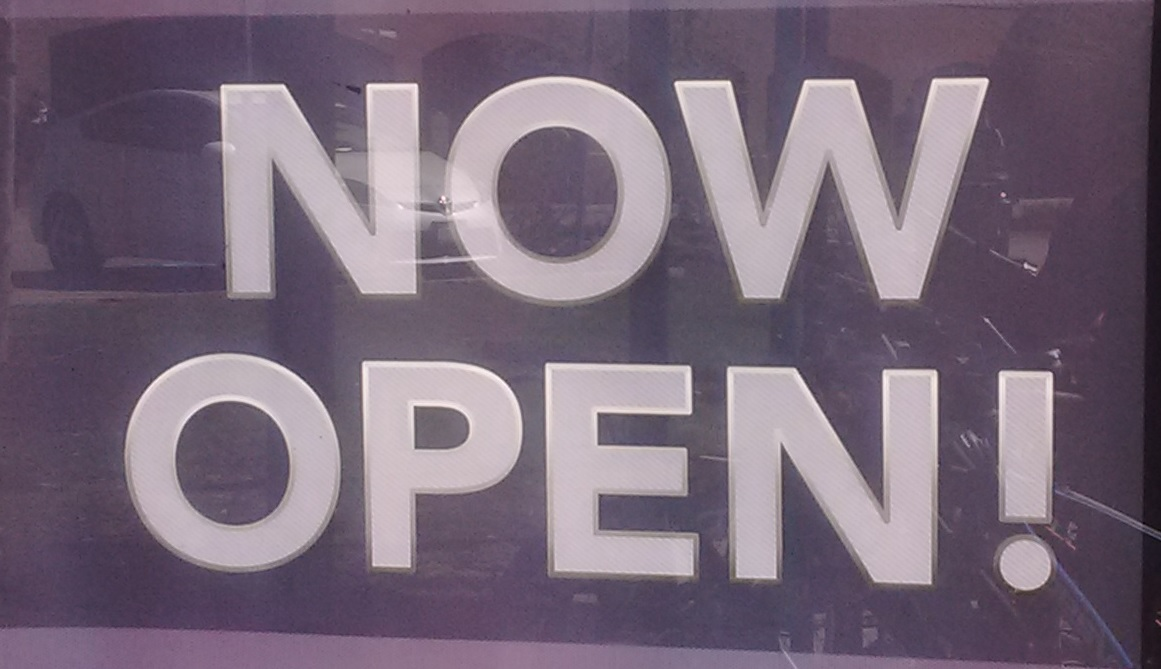
%> input picture Project Work/myDataSet/101.jpg, 1161 x 669 px, given in place of 38.jpg, which was not available
$ octave --eval "oldVersion;"   (GNU Octave 9; MATLAB toolbox functions it lacks are replaced by stand-ins)
%> lines starting %> are read from the running program, lines starting %| are printed output that depends on the picture; in (x1, y1, x2, y2) boxes, pixels count from 0 and x2, y2 are one past the last pixel; in counts of white or black regions, pixels touching at a corner belong together; the program's own positions count from 1; pictures that were not available may be replaced by others from this repository, and a replacement may not be noted
### Project Work/fg_coordinates.m
function indicies=fg_coordinates(lbl,counter)


        [row,col] =find(lbl==counter);

        fg_indices  = sub2ind( size(lbl), round(row), round(col) );
        %indicies=datasample(fg_indices',ceil((size(fg_indices,1))));
        indicies=fg_indices;


end

### Project Work/geo_filter.m
function [image ,unwanted]=geo_filter(image)
% Implemnation of geomatric filter
area=[];
length=[];
width=[];
unwanted=[];
dim=[];
imageArea=size(image,1)*size(image,2);
bg=mode(image(:));
%%%%%%%%%%%%%%%%%%%%%%%%%%%%%%%%%%%%%%%%%%%%%%%%%%%%%%%%%%%%%%% Round 1

for obj=1:max(max(image))
    if obj~=bg
        fg_indices=fg_coordinates(image,obj);
        [I,J] = ind2sub(size(image),fg_indices);
        minI=min(I);
        minJ=min(J);
        maxI=max(I);
        maxJ=max(J);
        major=max([maxJ-minJ,maxI-minI]);
        minor=min([maxJ-minJ,maxI-minI]);
        major_tilted=CalcDistance([minI,minJ],[maxI,maxJ]);

        % [4 lines of commented-out code are left out]
        component=zeros(size(image)) ;
        component(fg_indices)=1;
        stats = regionprops('table',component,'Centroid','MajorAxisLength','MinorAxisLength');
        minor_tilted=stats.MinorAxisLength;
        major_tilted=stats.MajorAxisLength;
        if size(fg_indices,1)<10

            unwanted=[unwanted;fg_indices];
            %figure,imagesc(component)
            %title('Size');
        elseif maxJ-minJ>.8*size(image,2)
            %image(fg_indices)=-1;
            unwanted=[unwanted;fg_indices];
            %figure,imagesc(component)
            %title('height');
        elseif  major_tilted>.8*size(image,1)
            %image(fg_indices)=-1;
            unwanted=[unwanted;fg_indices];
            %figure,imagesc(component)
            %title('Width');
        elseif  major_tilted/minor_tilted  > 30
               image(fg_indices)=-1;
               unwanted=[unwanted;fg_indices];
              %figure,imagesc(component)
              %disp('Ratio for');
              %obj
              %title('ratio');
        elseif  (maxJ-minJ)/(maxI-minI)  > 1.8
               %image(fg_indices)=-1;
               unwanted=[unwanted;fg_indices];
               %figure,imagesc(component)
               %title('lower ratio');
        elseif minJ-5<0

            unwanted=[unwanted;fg_indices];
        elseif maxJ+5>size(image,2)
            unwanted=[unwanted;fg_indices];
        elseif minI-5 <0
            unwanted=[unwanted;fg_indices];

        elseif maxI+5>size(image,1)
            unwanted=[unwanted;fg_indices];
        elseif major_tilted<16
            unwanted=[unwanted;fg_indices];
            %figure,imagesc(component)
            %title('16');
        elseif major_tilted*minor_tilted<90
            unwanted=[unwanted;fg_indices];
            %figure,imagesc(component)
            %title('M*Min');
        elseif (maxJ-minJ)/(maxI-minI) >2 && size(fg_indices,1)<2*(major_tilted+minor_tilted)
            unwanted=[unwanted;fg_indices];

        elseif (maxI-minI)/(maxJ-minJ) >1 && size(fg_indices,1)<2*(major_tilted+minor_tilted)
            %unwanted=[unwanted;fg_indices];
        else
            cc_area=size(fg_indices,1);
            area=[area;[obj,size(fg_indices,1)]];
            length=[length;[obj,maxI-minI]];
            width=[width;[obj,maxJ-minJ]];
            dim=[dim;obj, minI,maxI,minJ,maxJ];
            % [9 lines of commented-out code are left out]


        end
    end
end

%component=zeros(size(image));
%    component(unwanted)=1;
%figure('Name','Removed By Upper Rules'),imagesc(component);

%%%%%%%%%%%%%%%%%%%%%%%%%%%%%%%%%%%%%%%%%%%%%%%%%%%%%%%%%%%%%%Round 2
if(size(area,1)>1)
    max_area=max(area);
    avg_area=mean(area(:,2));
    avg_length=mean(length(:,2));
    avg_width=mean(width(:,2));
    %minI,maxI,minJ,maxJ
    %%% removing CC which are inside other CC
    for counter=1:size(area,1)
        for inCounter=1:size(area,1)
           if(area(inCounter,2)<5*avg_area)
            if (dim(counter,2)>dim(inCounter,2) && dim(counter,3)<dim(inCounter,3)&& dim(counter,4)>dim(inCounter,4)&& dim(counter,5)<dim(inCounter,5))
                unwanted=[unwanted;fg_coordinates(image,area(counter,1))];
             %%%%% Removing CC which are partianly inside other CC
            elseif(dim(counter,2)>dim(inCounter,2)+5 && dim(counter,3)+5<dim(inCounter,3) && dim(counter,4)<dim(inCounter,5)+10 && dim(counter,5)>dim(inCounter,5)  )
                unwanted=[unwanted;fg_coordinates(image,area(counter,1))];
           end
           end
        end


        if area(counter,2)>10*avg_area
            unwanted=[unwanted;fg_coordinates(image,area(counter,1))];
            %image(fg_coordinates(image,area(counter,1)))=-1;
             %disp('Areas gtr Than 10');
        elseif  area(counter,2)<.05*avg_area
            unwanted=[unwanted;fg_coordinates(image,area(counter,1))];
            % [9 lines of commented-out code are left out]

        elseif  length(counter,2)/width(counter,2)>10*avg_length/avg_width;
              %unwanted=[unwanted;fg_coordinates(image,area(counter,1))];
         elseif  length(counter,2)/width(counter,2)<.1*avg_length/avg_width;
              %unwanted=[unwanted;fg_coordinates(image,area(counter,1))];
        end
    end

end

if(size(area,1)>1)

    avg_length=mean(length(:,2));
    avg_width=mean(width(:,2));
    %minI,maxI,minJ,maxJ

    for counter=1:size(area,1)
        if  length(counter,2)>5*avg_length;
              unwanted=[unwanted;fg_coordinates(image,area(counter,1))];
         elseif  width(counter,2)>5*avg_width;
              unwanted=[unwanted;fg_coordinates(image,area(counter,1))];
        end
    end

end
% [4 lines of commented-out code are left out]

end

% [4 lines left out: function CalcDistance, not called in this run]

### Project Work/Image_class.m
%this method calls geomatric filter and manupulate/remove non text elements after
%the exection of Geomatric filter
function [c,un_rq_indicies]=Image_class(c,im_org)

    edge_indicies=fg_coordinates(c,0);
    %c=edgeAdjestment(edge_indicies,c);
    %c(edge_indicies)=mode(c(:));
    %figure('Name','Edge Value adjestment'),imagesc(c)
    [c,un_rq_indicies]=geo_filter(c);

    un_rq_indicies=[un_rq_indicies;edge_indicies];
    c(un_rq_indicies)=mode(c(:));

    % after performing the Geomatric filter it removes too small objects
    bg_ind=mode(c(:));
    area=[];
    unwanted=[];
    for i=1:max(c(:))
        if i~=bg_ind
            fg_size=size(fg_coordinates(c,i),1);
            area=[area;i,fg_size];
        end
    end
    if(size(area,1)>0)
        maxArea=max(area(:,2));
        for i=1:size(area,1)
            if(area(i,2)< maxArea/30)
                unwanted=[unwanted;area(i,1)];

            end
        end

     notRequired=[];
     for i=1:size(unwanted)
         notRequired=[notRequired;fg_coordinates(c,unwanted(i,1))];
     end
     % [6 lines of commented-out code are left out]
     un_rq_indicies=[un_rq_indicies; notRequired];


    end
end


    %imb=im2bw(output);
    %

### Project Work/avg_bg.m
function avg=avg_bg(bg_indices,image)


    image_r=zeros(size(image(:,:,1)));
    image_g=zeros(size(image(:,:,1)));
    image_b=zeros(size(image(:,:,1)));
    [I,J] = ind2sub(size(image),bg_indices);
    for counter=1:size(I,1)

        image_r(I(counter,1),J(counter,1)) = image(I(counter,1),J(counter,1),1);
        image_g(I(counter,1),J(counter,1)) = image(I(counter,1),J(counter,1),2);
        image_b(I(counter,1),J(counter,1)) = image(I(counter,1),J(counter,1),3);

    end

    mean_r=sum(sum(image_r))/size(I,1);
    mean_g=sum(sum(image_g))/size(I,1);
    mean_b=sum(sum(image_b))/size(I,1);
    avg=[mean_r,mean_g,mean_b];
end

### Project Work/post_processing.m
function output=post_processing(im_org,c,un_rq_indicies,thr)
%After deciding the text CC received this method claculate distance between
%foreground and background, according to the method discussed in report and
%generate binary image.
%
    %figure('Name','Removed Part'),imagesc(non_text);
    bg_indicies=fg_coordinates(c,mode(c(:)));
    %[bg_org_r, bg_org_g,bg_org_b]=im_org(bg_indicies);


    avg_bg_rgb=avg_bg(bg_indicies,im_org);
    [I,J] = ind2sub(size(c),un_rq_indicies);
    for counter=1:size(I,1)
        im_org(I(counter),J(counter),1)=avg_bg_rgb(1,1);
        im_org(I(counter),J(counter),2)=avg_bg_rgb(1,2);
        im_org(I(counter),J(counter),3)=avg_bg_rgb(1,3);
    end
    %figure('Name','After Manupulations'),imshow(im_org);
    %c(bg_indicies)=0;
    %bg_maha=fg_bg_model(im_org,bg_indicies);
    output=zeros(size(c));
    tols=[];
    for obj=1:max(max(c))
        fg_indicies=fg_coordinates(c,obj);

        if(size(fg_indicies,1)>5)
            avg_fg_data = avg_bg(fg_indicies,im_org);
            tol=abs(avg_fg_data-avg_bg_rgb);
            tol=round(tol(1,1)/avg_bg_rgb(1,1)+tol(1,2)/avg_bg_rgb(1,2)+tol(1,3)/avg_bg_rgb(1,3));
            tols=[tols;[obj,tol]];
            % [5 lines of commented-out code are left out]
        end
    end
        tols;
        thr=thr*(max(tols(:,2))-min(tols(:,2)));
        output=zeros(size(c));
        fg_lbl=[];
        bg_lbl=[];
        for counter=1:size(tols,1)
            %output_temp=zeros(size(c(:)));
            if tols(counter,2)>thr
               tols(counter,1);
               fg_lbl=[fg_lbl;tols(counter,1)];
               %output_temp=reshape(output_temp,size(c));
               %figure('Name','Nops'),imagesc(output_temp);
               %output=output+output_temp;
            else
                bg_lbl=[bg_lbl;tols(counter,1)];
            end

        end
    fg_indices=[];

    for counter=1:size(fg_lbl,1)
        fg_indices= [fg_indices;   fg_coordinates(c,fg_lbl(counter))];
    end


    %fg_indices=[fg_indices;special_indices];
    output(fg_indices)=1;
    %figure('Name','Final'),imagesc(output);


    %%%%%%%%%%%%%%%%%%%%%%%%%%% RECONSIDERATION %%%%%%%%%%%%%%%%%%%%%%%%%%%
    % [17 lines of commented-out code are left out]


    end

### Project Work/Unimportant/oldVersion.m
function oldVersion

close all;
filename='38.jpg';
im=imread(filename);
%> im is the input picture: size 669x1161x3 uint8; mean R, G, B 119.2, 104.7, 120.8
figure('Name','Original'),imagesc(im);
%if(size(im,1)>512 && size(im,2)>512);
im=imresize(im,[512,512]);
%> im: size 512x512x3 uint8
%end
%67 39 need contrast enhancement
im_org=im;

im=imgaussfilt(im, 1);
%im=rgb2hsv(im);
%im=im(:,:,1);
im=rgb2gray(im);
%> im: size 512x512 uint8
im_gray=im;

im=255*im2double(im);
%> im: size 512x512 double
figure('Name','Gray'),imagesc(im);
disp('entropy');
ent=entropy(im_gray)
%> ent = 6.65
avgfilter=[1 1 1
    1 2 1
    1 1 1];
im=imfilter(im, avgfilter);
figure('Name','Smooth'),imagesc(im);
im=Greyscale_extension(im);
%> in Greyscale_extension, `a=-min(im_row);`: a = -142
%> in Greyscale_extension, `b=255/(max(im_row)-min(im_row));`: b = 0.12

figure('Name','Scaled'),imagesc(im);
[im_nc , angle_nc]=Sobel1(im);
%> in Sobel1, `imgEdgeX=imfilter(img,sobelX,'same');`:
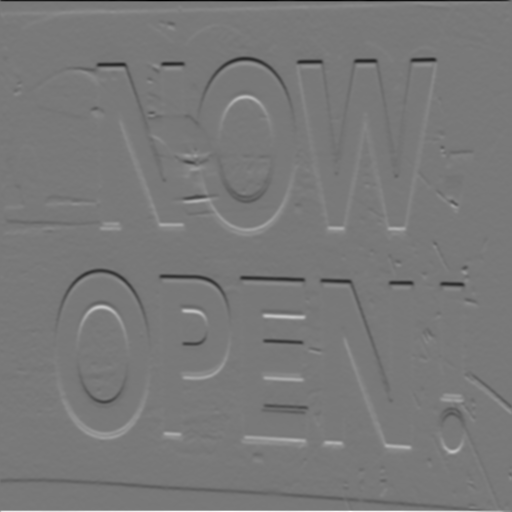
%> imgEdgeX: size 512x512 double; min -528.7, max 585.3, mean 0; drawn with min black and max white
%> in Sobel1, `imgEdgeY=imfilter(img,sobelY,'same');`:
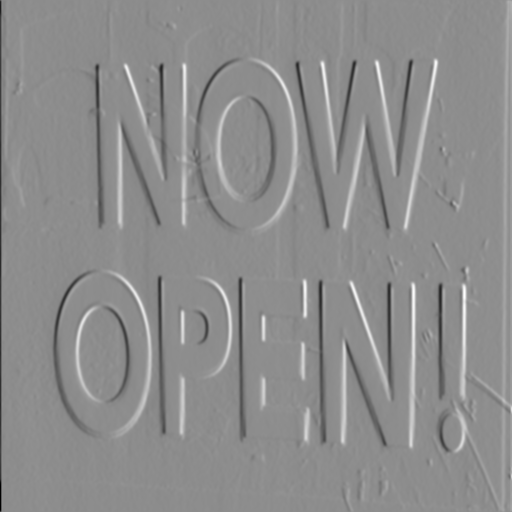
%> imgEdgeY: size 512x512 double; min -485.3, max 391.7, mean 0.3; drawn with min black and max white
%im_nc=im_nc/max(max(im_nc));

im_nc=preProcessing_fake_edge(im_nc,3.5);

figure('Name','EdgeNC'),imshow(im_nc), hold on;

%figure('Name','No Fake'),imagesc(im_nc);

preProcessing_corner(im_nc)

if(ent<7)
    %im=255./(1+exp((mean(im(:))-im)/15));
end

figure('Name','Constrasted'),imshow(im/255);
%im=im2bw(im);
%im=imdilate(im,[1,1 ; 1, 1;1,1]);
[im , angle]=Sobel1(im);


%im=combine(im,im_nc);
thr=1.4;
results=zeros(size(im));
im_fix=im;
p=512*512;
while(thr>1.4)

    im=preProcessing_fake_edge(im_fix , thr);

    im_cp=1-im;

    %figure('Name','Reversed'),imshow(im_cp);
    c_in=zeros(size(im));
    c_in = bwlabel(im_cp);
    [c,un_rq_indicies]=Image_class(c_in,im_org);

    if max(max(c))< 1.8*p
        %figure('Name','After Geometric'),imagesc(c);
        results=combineLabel(results,c);
        p=max(max(c));
    end
    thr=thr-.2;

end
figure('Name','EdgesContrasted'),imagesc(results);
bg=mode(results(:));
final = zeros(size(results));

final(results~=bg)=1;

imopen(final,[1 1;1 1]);

figure('Name','Output'),imagesc(final);
c=bwlabel(final);

% [26 lines of commented-out code are left out]
[c,un_rq_indicies]=Image_class(c,im_org);
figure('Name','Sencond Label'),imagesc(c)
output=post_processing(im_org,c,un_rq_indicies,.15);


figure('Name','???'),imshow(output);
%saving output as image
output=strcat(filename,'_output.fig') ;
savefig(output);
outputJPG=strcat(filename,'_output.jpg') ;
outputfig=openfig(output,'new','invisible');
saveas(outputfig,outputJPG,'jpg')
close(outputfig);
end


% [75 lines left out: functions combine, combineLabel, preProcessing_mag, not called in this run]

function im=preProcessing_fake_edge(im, thr)
%> called with thr = 3.5
    new_im=zeros(size(im)) ;
    im_avg=mean(im(:));
%> im_avg = 33.03

     new_im(im>thr*im_avg)=1;
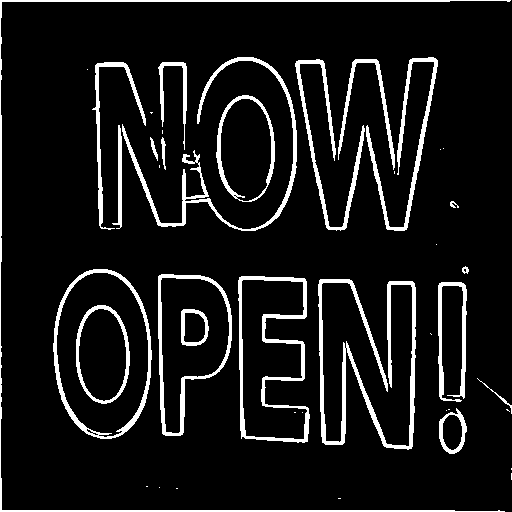
%> new_im: size 512x512 double; values 0 (black) and 1 (white), 9.1% white; 42 white regions (20 under 20 px), largest, box (x1, y1, x2, y2) and area: (318, 279, 416, 450) 3328, (0, 0, 511, 512) 2691, (122, 57, 297, 231) 2371
     im=new_im;
end

% [121 lines left out: functions preProcessing_angle, Sobel, not called in this run]
function im=preProcessing_corner(im)

C = corner(im,2000);
%> C = 1294 rows, first 12: [197 163; 453 203; 465 270; 458 207; 121 227; 512 469; 101 226; 467 272; 461 396; 307 411; 239 199; 464 398]
plot(C(:,1), C(:,2), 'r*');
for counter=1:size(C(:,1))
    im(C(counter,1), C(counter,2))=1;
    if C(counter,2)-2 >0
    im(C(counter,1), C(counter,2)-1)=1;
    im(C(counter,1), C(counter,2)-2)=1;
    end
    if C(counter,2)+2<size(im,2)
    im(C(counter,1), C(counter,2)+1)=1;
    im(C(counter,1), C(counter,2)+2)=1;
    end
end
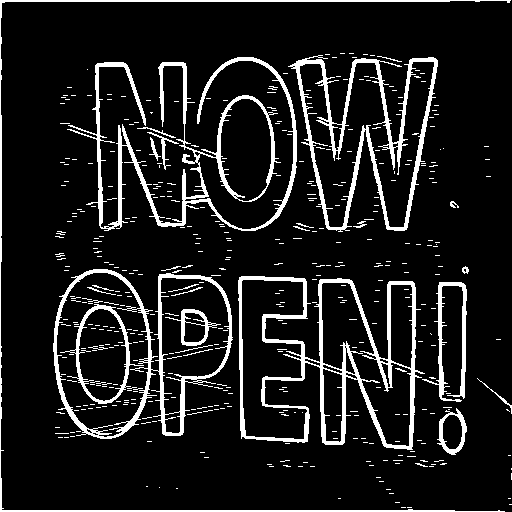
%> im: size 512x512 double; values 0 (black) and 1 (white), 11.2% white; 440 white regions (407 under 20 px), largest, box (x1, y1, x2, y2) and area: (238, 276, 425, 450) 5987, (67, 57, 297, 231) 5778, (288, 55, 438, 232) 4583
    im = medfilt2(im,[2,2]);
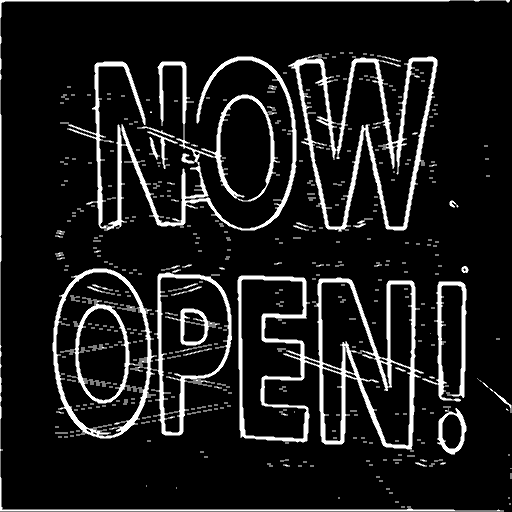
%> im: size 512x512 double; min 0, max 1, mean 0.108

end

function [im,angle]=Sobel1(img)
    %img=im2double(img);
    sobelX= [1 2 1;
             0 0 0;
            -1 -2 -1];
    sobelY= [1 0 -1;
             2 0 -2;
             1 0 -1];

    imgEdgeX=imfilter(img,sobelX,'same');
    %imgEdgeX= abs(imgEdgeX);
    imgEdgeY=imfilter(img,sobelY,'same');
    %imgEdgeY=abs(imgEdgeY);
    %figure('Name','SobarX'),imshow(imgEdgeX);
    %figure('Name','SobarY'),imshow(imgEdgeY);

    im = (imgEdgeX.^2+imgEdgeY.^2).^(1/2);
    angle=im;
end

% [8 lines left out: function Entropy, not called in this run]

function im=Greyscale_extension(im)
    im_row=im(:);
    a=-min(im_row);
    b=255/(max(im_row)-min(im_row));
    im=(im+a)*b;
end
%> after the loop in oldVersion, `while(thr>1.4)`: results: size 512x512 double; every value is 0
%> after the loop in oldVersion, `while(thr>1.4)`: p = 262144; thr = 1.4
%> in oldVersion, `bg=mode(results(:));`: bg = 0
%> in fg_coordinates, `[row,col] =find(lbl==counter);`: row = 262144 values from 1 to 512
%> in geo_filter, `bg=mode(image(:));`: bg = 0
%> in Image_class, `[c,un_rq_indicies]=geo_filter(c);`: un_rq_indicies = []
%> in Image_class, `bg_ind=mode(c(:));`: bg_ind = 0
%> after the loop in avg_bg, `for counter=1:size(I,1)`:
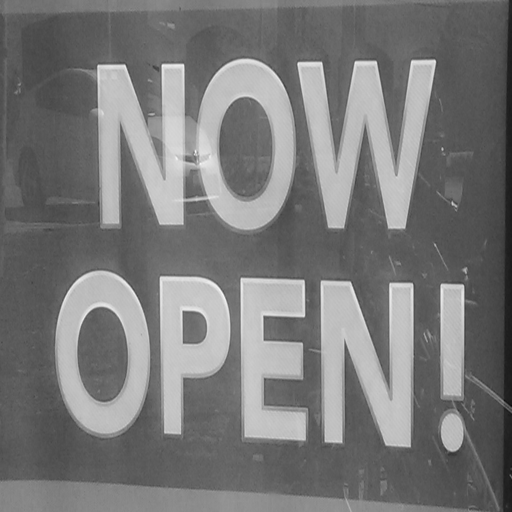
%> image_b: size 512x512 double; min 12, max 250, mean 120.8
%> after the loop in avg_bg, `for counter=1:size(I,1)`:
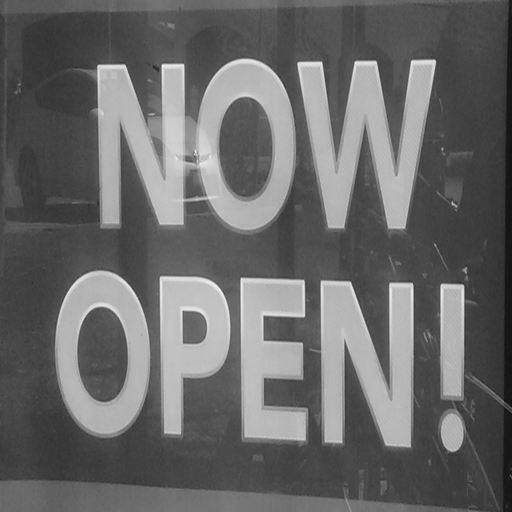
%> image_g: size 512x512 double; min 6, max 243, mean 104.7
%> in avg_bg, `mean_r=sum(sum(image_r))/size(I,1);`: mean_r = 119.2
%> in avg_bg, `mean_g=sum(sum(image_g))/size(I,1);`: mean_g = 104.7
%> in avg_bg, `mean_b=sum(sum(image_b))/size(I,1);`: mean_b = 120.8
%> in avg_bg, `avg=[mean_r,mean_g,mean_b];`: avg = [119.2 104.7 120.8]
%> (the run ends here)
